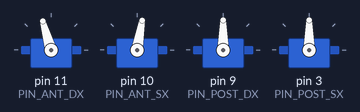
The sketch below on a simulated Arduino Uno, built with avr-gcc and run on an emulated ATmega328P. Parts: 4 × servo. Random numbers use the default seed unless the sketch sets one.

Above: at 5.05 s.
At 5.6 s:
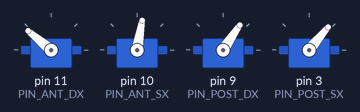
At 5.85 s:
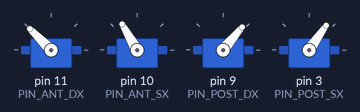
At 6.15 s:
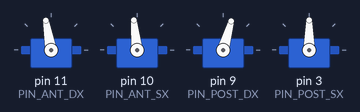
At 6.75 s:
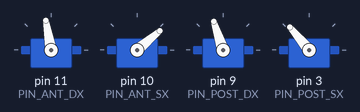
At 7.4 s:
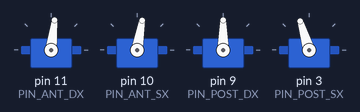
Timing chart, 0 to 10.7 s (numbered marks = the images above):
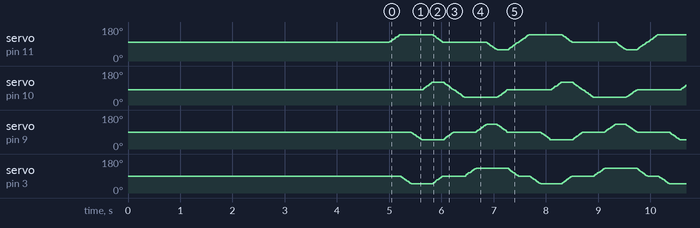

The sketch:

B2.ino
```cpp
#include <Servo.h>
#include "Melodia.h"

#define PIN_ANT_DX 11
#define PIN_ANT_SX 10
#define PIN_POST_DX 9
#define PIN_POST_SX 3
#define PIN_BUZZER 6

#define T_S_CONTROL 1.0/200.0
#define T_S_MOTOR 1.0/400.0
#define T_S_VOICE 3.0

Melodia m(PIN_BUZZER);

Servo AntDX;
Servo AntSX;
Servo PostDX;
Servo PostSX;


const double  T_s_motor= T_S_MOTOR*2000, T_s_voice = T_S_VOICE * 2000, T_s_control= T_S_CONTROL * 1000;

int a_dx=0, a_sx=0 , p_dx=0, p_sx=0;
int a_dx_offset=100, a_sx_offset=80 , p_dx_offset=90, p_sx_offset=90;

int state= 1;
int limite_sup=70, limite_inf=-40;

double t_motor_old = 0.00, t_voice_old = 0.00, t_control_old = 0.00;


void setup() {
  AntDX.attach(PIN_ANT_DX);
  AntSX.attach(PIN_ANT_SX);
  PostDX.attach(PIN_POST_DX);
  PostSX.attach(PIN_POST_SX);
  Serial.begin(11200);

  AntDX.write(a_dx_offset);
  AntSX.write(a_sx_offset);
  PostSX.write(p_dx_offset);
  PostDX.write(p_sx_offset);

  delay(5000);
}

void loop() {

  /*if (millis()-t_control_old >= T_s_control && state==1){
    avanti();
    if (millis()>= T_s_control*1000){
      in_piedi();
      state=2;
    }
    t_control_old = millis();
  }
  if (millis()-t_control_old >= T_s_control && state==2){
    seduto();
    if (millis()>= T_s_control*2000){
      in_piedi();
      state=3;
    }
    t_control_old = millis();
  }
  if (millis()-t_control_old >= T_s_control && state==3){
    chiuso();
    if (millis()>= T_s_control*4000){
      state=4;
    }
    t_control_old = millis();
  }*/
  if (millis()-t_control_old >= T_s_control){
    avanti();
    //seduto();
    //chiuso();
    t_control_old = millis();
  }

  if (millis()-t_motor_old >= T_s_motor){
    AntDX.write(a_dx_offset+a_dx);
    AntSX.write(a_sx_offset-a_sx);
    PostSX.write(p_dx_offset+p_dx);
    PostDX.write(p_sx_offset-p_sx);
    t_motor_old = millis();
  }


  /*if (millis()-t_voice_old >= T_s_voice){

    //Serial.println("b");
    switch(emotion()){
    case 0:
        break;
    case 1:
        m.playHappyVerse();
        break;
    case 2:
        m.playAngerVerse();
        break;
    case 3:
        m.playSadVerse();
        break;
    case 4:
        m.playHappySound();
        break;
    case 5:
        m.playAngerSound();
        break;
    case 6:
        m.playSadSound();
        break;
    }
    t_voice_old = millis();
  }*/

}


int i=0;
int steps=40;
int current_steps =0;
void avanti(){
  switch(i){
    case 0:
        if (current_steps<steps){
           a_dx++;
           current_steps++;
           break;
        }else{
          i=2;
          current_steps=0;
          break;
        }


    case 1:
        if (current_steps<steps){
           p_sx++;
           current_steps++;
           break;
        }else{
          i=3;
          current_steps=0;
          break;
        }


    case 2:
        if (current_steps<steps){
           p_dx--;
           current_steps++;
           break;
        }else{
          i=1;
          current_steps=0;
          break;
        }
        break;


    case 3:
        if (current_steps<steps){
           a_sx--;
           current_steps++;
           break;
        }else{
          i=4;
          current_steps=0;
          break;
        }
        break;

    case 4:
        if (current_steps<steps){
           a_dx--;
           p_dx++;
           current_steps++;
           break;
        }else{
          i=5;
          current_steps=0;
          break;
        }
        break;
    case 5:
        if (current_steps<steps){
           a_sx++;
           p_sx--;
           current_steps++;
           break;
        }else{
          i=6;
          current_steps=0;
          break;
        }
     case 6:
        if (current_steps<steps){
           a_sx++;
           current_steps++;
           break;
        }else{
          i=7;
          current_steps=0;
          break;
        }


    case 7:
        if (current_steps<steps){
           p_dx++;
           current_steps++;
           break;
        }else{
          i=8;
          current_steps=0;
          break;
        }


    case 8:
        if (current_steps<steps){
           p_sx--;
           current_steps++;
           break;
        }else{
          i=9;
          current_steps=0;
          break;
        }
        break;


    case 9:
        if (current_steps<steps){
           a_dx--;
           current_steps++;
           break;
        }else{
          i=10;
          current_steps=0;
          break;
        }
        break;

    case 10:
        if (current_steps<steps){
           a_sx--;
           p_sx++;
           current_steps++;
           break;
        }else{
          i=11;
          current_steps=0;
          break;
        }
        break;
    case 11:
        if (current_steps<steps){
           a_dx++;
           p_dx--;
           current_steps++;
           break;
        }else{
          i=0;
          current_steps=0;
          break;
        }
        break;

    }
}

void in_piedi(){
  a_dx=0;
  a_sx=0;
  p_sx=0;
  p_dx=0;
}

int j=0;
int steps_seduto=70;
void seduto(){

  switch(j){
    case 0:
        in_piedi();
        j=1;
        break;


    case 1:
        if (current_steps<steps_seduto){
           p_sx--;
           p_dx--;
           current_steps++;
           break;
        }else{
          j=2;
          current_steps=0;
          break;
        }

  }
}

int k=0;
int steps_chiuso=110;
void chiuso(){

  switch(k){
    case 0:
        in_piedi();
        k=1;
        break;


    case 1:
        if (current_steps<steps_chiuso){
           a_dx--;
           a_sx--;
           current_steps++;
           break;
        }else{
          k=2;
          current_steps=0;
          break;
        }

   case 2:
        if (current_steps<steps_chiuso){
           p_sx--;
           p_dx--;
           current_steps++;
           break;
        }else{
          k=3;
          current_steps=0;
          break;
        }
  }
}


int emotion(){
  return random(1,6);
}
```

melodia.cpp
```cpp
#include "Melodia.h"

Melodia::Melodia(int pin) {
  outputPin = pin;
}

void Melodia::playSound(int* melody, int* durations, int size) {
  for (int i = 0; i < size; i++) {
    int noteDuration = 1000 / durations[i];
    tone(outputPin, melody[i], noteDuration);
    int pauseBetweenNotes = noteDuration * 1.20; // Pausa del 20% per renderlo più fluido
    delay(pauseBetweenNotes);
    noTone(outputPin);
  }
}

// Suoni brevi
void Melodia::playHappySound() {
  playSound(melodyHappy, noteDurationsHappy, happySize);
}

void Melodia::playAngerSound() {
  playSound(melodyAnger, noteDurationsAnger, angerSize);
}

void Melodia::playSadSound() {
  playSound(melodySad, noteDurationsSad, sadSize);
}

// Versi lunghi "Gibberlink"
void Melodia::playHappyVerse() {
  playSound(verseHappy, verseDurationsHappy, verseHappySize);
}

void Melodia::playAngerVerse() {
  playSound(verseAnger, verseDurationsAnger, verseAngerSize);
}

void Melodia::playSadVerse() {
  playSound(verseSad, verseDurationsSad, verseSadSize);
}
```

melodia.h
```cpp
#ifndef MELODIA_H
#define MELODIA_H

#include <Arduino.h>

// Definizioni delle note
#define NOTE_B0  31
#define NOTE_C1  33
#define NOTE_CS1 35
#define NOTE_D1  37
#define NOTE_DS1 39
#define NOTE_E1  41
#define NOTE_F1  44
#define NOTE_FS1 46
#define NOTE_G1  49
#define NOTE_GS1 52
#define NOTE_A1  55
#define NOTE_AS1 58
#define NOTE_B1  62
#define NOTE_C2  65
#define NOTE_CS2 69
#define NOTE_D2  73
#define NOTE_DS2 78
#define NOTE_E2  82
#define NOTE_F2  87
#define NOTE_FS2 93
#define NOTE_G2  98
#define NOTE_GS2 104
#define NOTE_A2  110
#define NOTE_AS2 117
#define NOTE_B2  123
#define NOTE_C3  131
#define NOTE_CS3 139
#define NOTE_D3  147
#define NOTE_DS3 156
#define NOTE_E3  165
#define NOTE_F3  175
#define NOTE_FS3 185
#define NOTE_G3  196
#define NOTE_GS3 208
#define NOTE_A3  220
#define NOTE_AS3 233
#define NOTE_B3  247
#define NOTE_C4  262
#define NOTE_CS4 277
#define NOTE_D4  294
#define NOTE_DS4 311
#define NOTE_E4  330
#define NOTE_F4  349
#define NOTE_FS4 370
#define NOTE_G4  392
#define NOTE_GS4 415
#define NOTE_A4  440
#define NOTE_AS4 466
#define NOTE_B4  494
#define NOTE_C5  523
#define NOTE_CS5 554
#define NOTE_D5  587
#define NOTE_DS5 622
#define NOTE_E5  659
#define NOTE_F5  698
#define NOTE_FS5 740
#define NOTE_G5  784
#define NOTE_GS5 831
#define NOTE_A5  880
#define NOTE_AS5 932
#define NOTE_B5  988
#define NOTE_C6  1047
#define NOTE_CS6 1109
#define NOTE_D6  1175
#define NOTE_DS6 1245
#define NOTE_E6  1319
#define NOTE_F6  1397
#define NOTE_FS6 1480
#define NOTE_G6  1568
#define NOTE_GS6 1661
#define NOTE_A6  1760
#define NOTE_AS6 1865
#define NOTE_B6  1976
#define NOTE_C7  2093
#define NOTE_CS7 2217
#define NOTE_D7  2349
#define NOTE_DS7 2489
#define NOTE_E7  2637
#define NOTE_F7  2794
#define NOTE_FS7 2960
#define NOTE_G7  3136
#define NOTE_GS7 3322
#define NOTE_A7  3520
#define NOTE_AS7 3729
#define NOTE_B7  3951
#define NOTE_C8  4186
#define NOTE_CS8 4435
#define NOTE_D8  4699
#define NOTE_DS8 4978

class Melodia {
  private:
    int outputPin;  // Pin a cui è collegato il buzzer

    // ---------------------------
    // Suoni brevi ("bip") per emozioni
    // ---------------------------
    static const int happySize = 3;
    int melodyHappy[happySize] = { NOTE_C6, NOTE_G5, NOTE_C6 };
    int noteDurationsHappy[happySize] = { 8, 8, 8 };

    static const int angerSize = 3;
    int melodyAnger[angerSize] = { NOTE_C3, NOTE_DS3, NOTE_C3 };
    int noteDurationsAnger[angerSize] = { 8, 8, 8 };

    static const int sadSize = 3;
    int melodySad[sadSize] = { NOTE_G3, NOTE_E3, NOTE_C3 };
    int noteDurationsSad[sadSize] = { 8, 8, 8 };

    // ---------------------------
    // Versi lunghi "Gibberlink" più veloci
    // ---------------------------
    static const int verseHappySize = 15;
    int verseHappy[verseHappySize] = {
      NOTE_C7, NOTE_E7, NOTE_G7, NOTE_C7, NOTE_E7, NOTE_G7, NOTE_A7, NOTE_F7,
      NOTE_D7, NOTE_C7, NOTE_G6, NOTE_C7, NOTE_E7, NOTE_A7, NOTE_C7
    };
    int verseDurationsHappy[verseHappySize] = { 32, 32, 32, 32, 32, 32, 32, 32, 32, 32, 32, 32, 32, 32, 32 };

    static const int verseAngerSize = 15;
    int verseAnger[verseAngerSize] = {
      NOTE_C3, NOTE_DS3, NOTE_F3, NOTE_G3, NOTE_DS3, NOTE_C3, NOTE_B2, NOTE_C3,
      NOTE_DS3, NOTE_F3, NOTE_G3, NOTE_C3, NOTE_DS3, NOTE_B2, NOTE_C3
    };
    int verseDurationsAnger[verseAngerSize] = { 32, 32, 32, 32, 32, 32, 32, 32, 32, 32, 32, 32, 32, 32, 32 };

    static const int verseSadSize = 15;
    int verseSad[verseSadSize] = {
      NOTE_E3, NOTE_D3, NOTE_C3, NOTE_B2, NOTE_A2, NOTE_G2, NOTE_F2, NOTE_E2,
      NOTE_D2, NOTE_C2, NOTE_B1, NOTE_C2, NOTE_D2, NOTE_E2, NOTE_F2
    };
    int verseDurationsSad[verseSadSize] = { 32, 32, 32, 32, 32, 32, 32, 32, 32, 32, 32, 32, 32, 32, 32 };

    // Metodo privato per riprodurre le sequenze
    void playSound(int* melody, int* durations, int size);

  public:
    // Costruttore
    Melodia(int pin);

    // Metodi per suoni brevi
    void playHappySound();
    void playAngerSound();
    void playSadSound();

    // Metodi per versi lunghi
    void playHappyVerse();
    void playAngerVerse();
    void playSadVerse();
};

#endif
```
